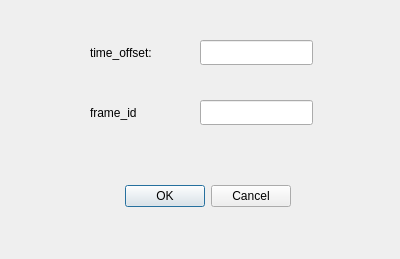
<?xml version="1.0" encoding="UTF-8"?>
<ui version="4.0">
 <class>dialog_header</class>
 <widget class="QDialog" name="dialog_header">
  <property name="geometry">
   <rect>
    <x>0</x>
    <y>0</y>
    <width>400</width>
    <height>259</height>
   </rect>
  </property>
  <property name="windowTitle">
   <string>Dialog</string>
  </property>
  <widget class="QDialogButtonBox" name="buttonBox">
   <property name="geometry">
    <rect>
     <x>-50</x>
     <y>180</y>
     <width>341</width>
     <height>32</height>
    </rect>
   </property>
   <property name="orientation">
    <enum>Qt::Horizontal</enum>
   </property>
   <property name="standardButtons">
    <set>QDialogButtonBox::Cancel|QDialogButtonBox::Ok</set>
   </property>
  </widget>
  <widget class="QLineEdit" name="line_frame">
   <property name="geometry">
    <rect>
     <x>200</x>
     <y>100</y>
     <width>113</width>
     <height>25</height>
    </rect>
   </property>
  </widget>
  <widget class="QLabel" name="label_10">
   <property name="geometry">
    <rect>
     <x>90</x>
     <y>100</y>
     <width>100</width>
     <height>25</height>
    </rect>
   </property>
   <property name="text">
    <string>frame_id</string>
   </property>
  </widget>
  <widget class="QLabel" name="label_3">
   <property name="geometry">
    <rect>
     <x>90</x>
     <y>40</y>
     <width>100</width>
     <height>25</height>
    </rect>
   </property>
   <property name="text">
    <string>time_offset:</string>
   </property>
  </widget>
  <widget class="QLineEdit" name="line_offset">
   <property name="geometry">
    <rect>
     <x>200</x>
     <y>40</y>
     <width>113</width>
     <height>25</height>
    </rect>
   </property>
  </widget>
 </widget>
 <resources/>
 <connections>
  <connection>
   <sender>buttonBox</sender>
   <signal>accepted()</signal>
   <receiver>dialog_header</receiver>
   <slot>accept()</slot>
   <hints>
    <hint type="sourcelabel">
     <x>248</x>
     <y>254</y>
    </hint>
    <hint type="destinationlabel">
     <x>157</x>
     <y>274</y>
    </hint>
   </hints>
  </connection>
  <connection>
   <sender>buttonBox</sender>
   <signal>rejected()</signal>
   <receiver>dialog_header</receiver>
   <slot>reject()</slot>
   <hints>
    <hint type="sourcelabel">
     <x>316</x>
     <y>260</y>
    </hint>
    <hint type="destinationlabel">
     <x>286</x>
     <y>274</y>
    </hint>
   </hints>
  </connection>
 </connections>
</ui>
